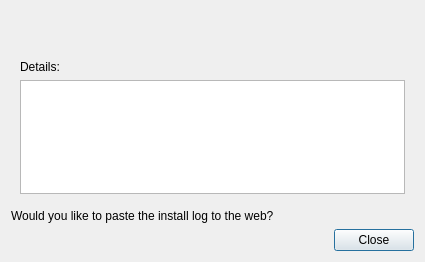
<?xml version="1.0" encoding="UTF-8"?>
<ui version="4.0">
 <class>ErrorDialog</class>
 <widget class="QDialog" name="ErrorDialog">
  <property name="geometry">
   <rect>
    <x>0</x>
    <y>0</y>
    <width>425</width>
    <height>262</height>
   </rect>
  </property>
  <property name="windowTitle">
   <string notr="true">Dialog</string>
  </property>
  <layout class="QGridLayout" name="gridLayout">
   <item row="5" column="0" colspan="2">
    <widget class="QWidget" name="detailsWidget" native="true">
     <layout class="QVBoxLayout" name="verticalLayout_3">
      <item>
       <widget class="QLabel" name="informativeTextLabel">
        <property name="sizePolicy">
         <sizepolicy hsizetype="Expanding" vsizetype="Preferred">
          <horstretch>0</horstretch>
          <verstretch>0</verstretch>
         </sizepolicy>
        </property>
        <property name="text">
         <string notr="true"/>
        </property>
       </widget>
      </item>
      <item>
       <widget class="QLabel" name="label">
        <property name="text">
         <string>Details:</string>
        </property>
       </widget>
      </item>
      <item>
       <widget class="QTextBrowser" name="detailsBrowser"/>
      </item>
     </layout>
    </widget>
   </item>
   <item row="7" column="0">
    <widget class="QLabel" name="offerWebPasteLabel">
     <property name="toolTip">
      <string/>
     </property>
     <property name="text">
      <string>Would you like to paste the install log to the web?</string>
     </property>
    </widget>
   </item>
   <item row="8" column="0" colspan="2">
    <widget class="QDialogButtonBox" name="buttonBox">
     <property name="orientation">
      <enum>Qt::Horizontal</enum>
     </property>
     <property name="standardButtons">
      <set>QDialogButtonBox::Close</set>
     </property>
    </widget>
   </item>
   <item row="2" column="0">
    <layout class="QHBoxLayout" name="horizontalLayout">
     <item>
      <widget class="QLabel" name="iconLabel">
       <property name="sizePolicy">
        <sizepolicy hsizetype="Minimum" vsizetype="Preferred">
         <horstretch>0</horstretch>
         <verstretch>0</verstretch>
        </sizepolicy>
       </property>
       <property name="text">
        <string notr="true"/>
       </property>
      </widget>
     </item>
     <item>
      <widget class="QLabel" name="headingLabel">
       <property name="sizePolicy">
        <sizepolicy hsizetype="Expanding" vsizetype="Preferred">
         <horstretch>0</horstretch>
         <verstretch>0</verstretch>
        </sizepolicy>
       </property>
       <property name="text">
        <string notr="true"/>
       </property>
      </widget>
     </item>
    </layout>
   </item>
  </layout>
 </widget>
 <resources/>
 <connections>
  <connection>
   <sender>buttonBox</sender>
   <signal>accepted()</signal>
   <receiver>ErrorDialog</receiver>
   <slot>accept()</slot>
   <hints>
    <hint type="sourcelabel">
     <x>248</x>
     <y>254</y>
    </hint>
    <hint type="destinationlabel">
     <x>157</x>
     <y>274</y>
    </hint>
   </hints>
  </connection>
  <connection>
   <sender>buttonBox</sender>
   <signal>rejected()</signal>
   <receiver>ErrorDialog</receiver>
   <slot>reject()</slot>
   <hints>
    <hint type="sourcelabel">
     <x>316</x>
     <y>260</y>
    </hint>
    <hint type="destinationlabel">
     <x>286</x>
     <y>274</y>
    </hint>
   </hints>
  </connection>
 </connections>
</ui>
